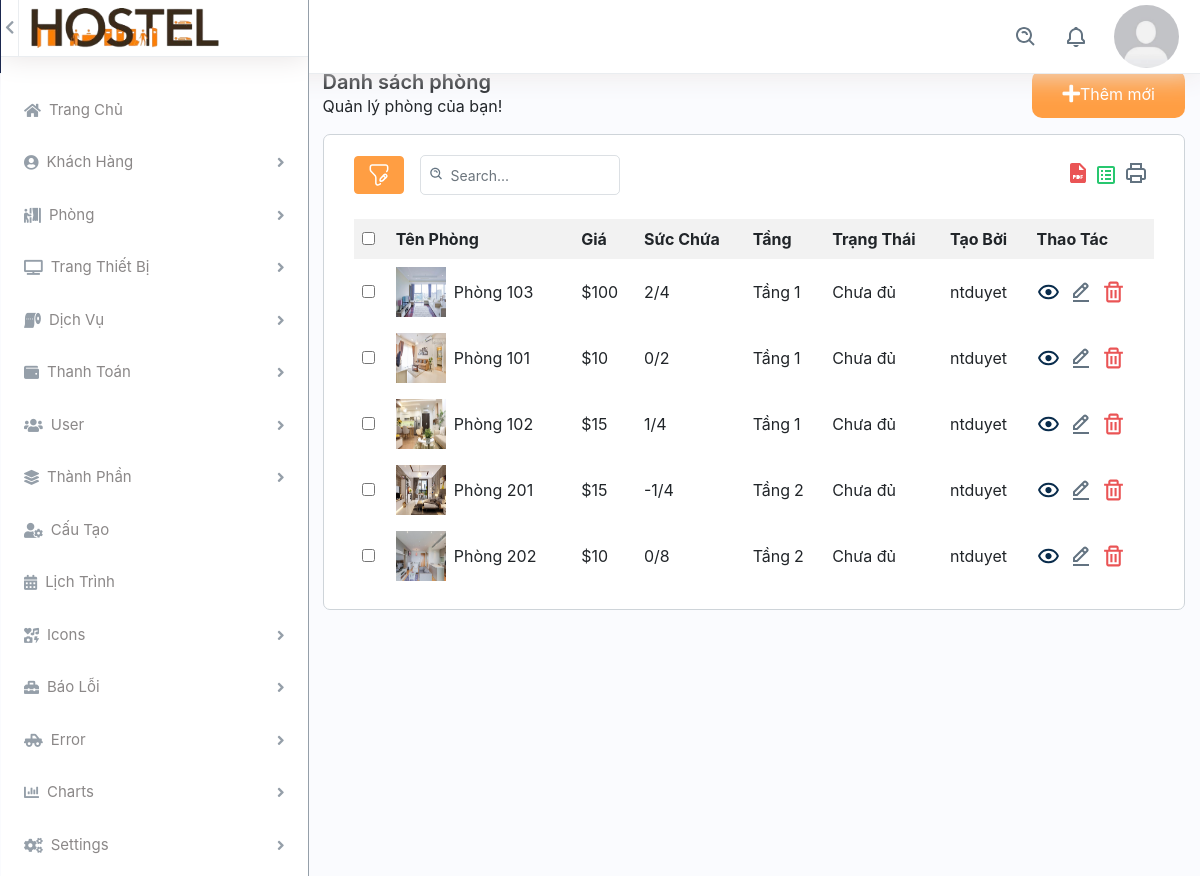
Before: /back_end/list-room.php (signed in) with the older database file.
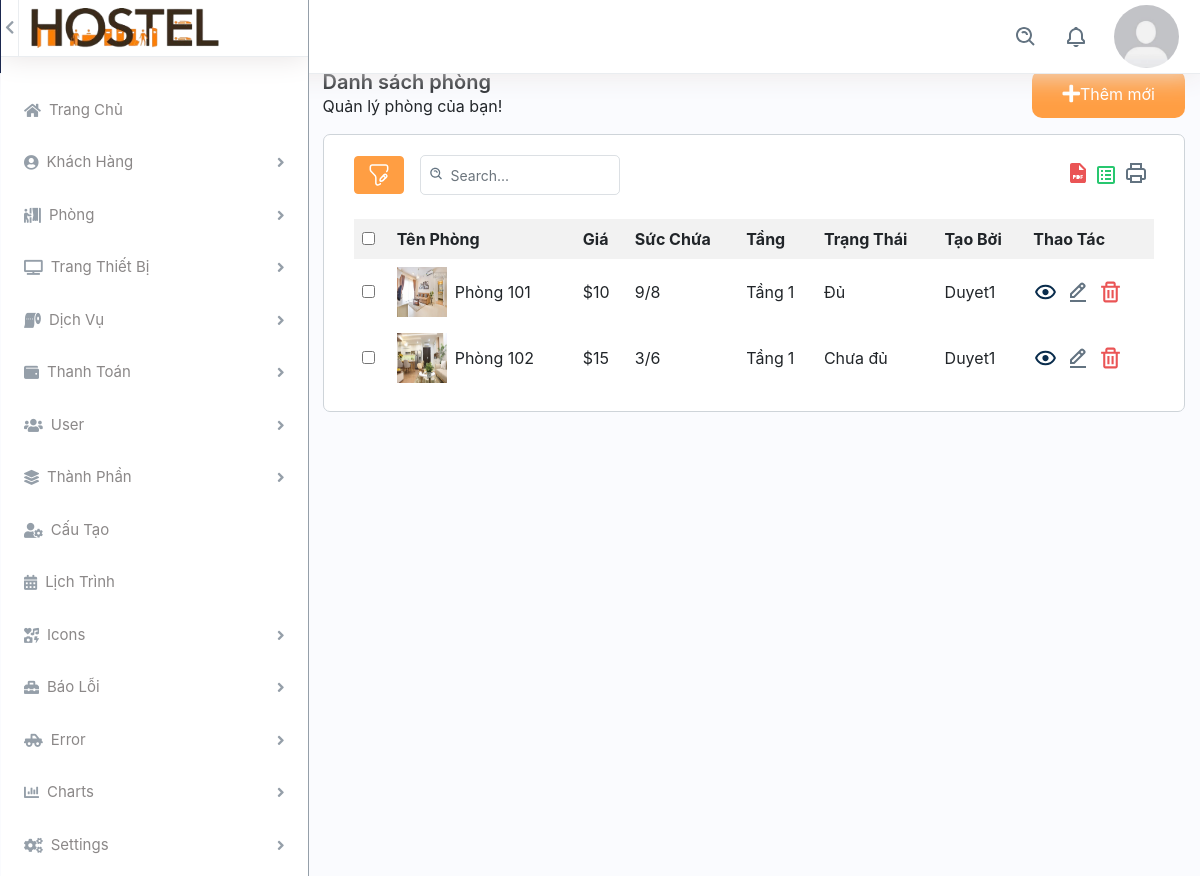
After: the same page with the newer database file.
### tables this page shows
CREATE TABLE `phong` (
  `id` int(11) NOT NULL,
  `ten_phong` text NOT NULL,
  `suc_chua` int(11) NOT NULL,
  `id_tang` int(11) NOT NULL,
  `gia` decimal(10,0) NOT NULL,
  `trang_thai` text NOT NULL DEFAULT 'Chưa đủ',
  `anh_dai_dien` varchar(500) DEFAULT NULL,
  `anh_khac` varchar(1000) DEFAULT NULL,
  `nguoi_tao` text DEFAULT NULL,
  `noi_dung` text DEFAULT NULL,
  `mo_ta` text DEFAULT NULL,
  `so_luong_hien_tai` int(11) DEFAULT 0
);

### config/database.php (called while the page is built, shortened)
<?php
class Database {
    private $host = servername;
    private $user = username;
    private $password = password;
    private $dbname = dbname;
    private $link;
    private function connectDB() {
        $this->link = new mysqli($this->host, $this->user, $this->password, $this->dbname);
    }
    public function select($query) {
        $result = $this->link->query($query) or die($this->link->error . __LINE__);
        if ($result->num_rows > 0) {
            return $result;
        } else {
            return false;
        }
    }
}
?>

### back_end/list-room.php (the view, shortened to what the rows shown need)
<?php
if(empty($_SESSION['username'])){
    var_dump($_SESSION['username']);
    header("location: dang_nhap.html");
} else{ ?>
    <?php
    include 'header.php';
    include 'side-bar.php';
    ?>
        <div class="col-md-9">
            <div class="col-12 container-content">
                <div class="content-add-room col-12">
                    <?php
                    include '../config/database.php';
                    ?>
                    <div id="contents">
                        <?php
                        $db = new Database();
                        $sql = "SELECT * FROM phong";
                        $result = $db->select($sql);
                        ?>
                        <?php if ($result->num_rows > 0) { ?>
                            <table class="table-data">
                                <tr>
                                    <th>
                                        <input type="checkbox" name="check_all">
                                    </th>
                                    <th>Tên Phòng</th>
                                    <th>Giá</th>
                                    <th>Sức Chứa</th>
                                    <th>Tầng</th>
                                    <th>Trạng Thái</th>
                                    <th>Tạo Bởi</th>
                                    <th>Thao Tác</th>
                                </tr>
                                <?php while ($row = $result->fetch_assoc()) { ?>
                                    <tr>
                                        <td><input type="checkbox" name="check_daughter"></td>
                                        <td class="d-flex align-items-center"><img class="img-fluid img-responsive mr-2" height="10" width="10" src="../assets/img/<?php echo $row['anh_dai_dien']; ?>" alt="Phong ki tuc xa"> <?php echo $row['ten_phong']; ?></td>
                                        <td><span>$</span><?php echo $row['gia']; ?></td>
                                        <td><?php echo $row['so_luong_hien_tai']; ?>/<?php echo $row['suc_chua']; ?></td>
                                        <td><span class="mr-1">Tầng</span><?php echo $row['id_tang']; ?></td>
                                        <td><?php echo $row['trang_thai']; ?></td>
                                        <td><?php echo $row['nguoi_tao'] ?></td>
                                        <td class="d-flex thao-tac">
                                            <a class="me-3" href="../front_end/room-detail.php?id=<?php echo $row['id'];?>">
                                                <img src="../assets/img/eye.svg" alt="img" class="img-fluid">
                                            </a>
                                            <a class="me-3" href="edit-room.php?id=<?php echo $row['id']; ?>">
                                                <img src="../assets/img/edit.svg" alt="img" class="img-fluid icon-edit">
                                            </a>
                                            <a class="confirm-text" href="delete-room.php?id=<?php echo $row['id']; ?>">
                                                <img src="../assets/img/delete.svg" alt="img" class="img-fluid">
                                            </a>
                                        </td>
                                    </tr>
                                <?php } ?>
                            </table>
                        <?php } else {
                            echo "Không có dữ liệu.";
                        } ?>
                    </div>
                </div>
            </div>
        </div>
    </div>
    </body>
    </html>
<?php } ?>

Changed rows visible on the page:
removed phong: anh_dai_dien (picture), ten_phong "Phòng 103", gia "100", so_luong_hien_tai "2", suc_chua "4", id_tang "1", trang_thai "Chưa đủ", nguoi_tao "ntduyet"
removed phong: anh_dai_dien (picture), ten_phong "Phòng 201", gia "15", so_luong_hien_tai "-1", suc_chua "4", id_tang "2", trang_thai "Chưa đủ", nguoi_tao "ntduyet"
removed phong: anh_dai_dien (picture), ten_phong "Phòng 202", gia "10", so_luong_hien_tai "0", suc_chua "8", id_tang "2", trang_thai "Chưa đủ", nguoi_tao "ntduyet"
changed phong "Phòng 101": so_luong_hien_tai "0" → "9"; suc_chua "2" → "8"; trang_thai "Chưa đủ" → "Đủ"; nguoi_tao "ntduyet" → "Duyet1"
changed phong "Phòng 102": so_luong_hien_tai "1" → "3"; suc_chua "4" → "6"; nguoi_tao "ntduyet" → "Duyet1"
